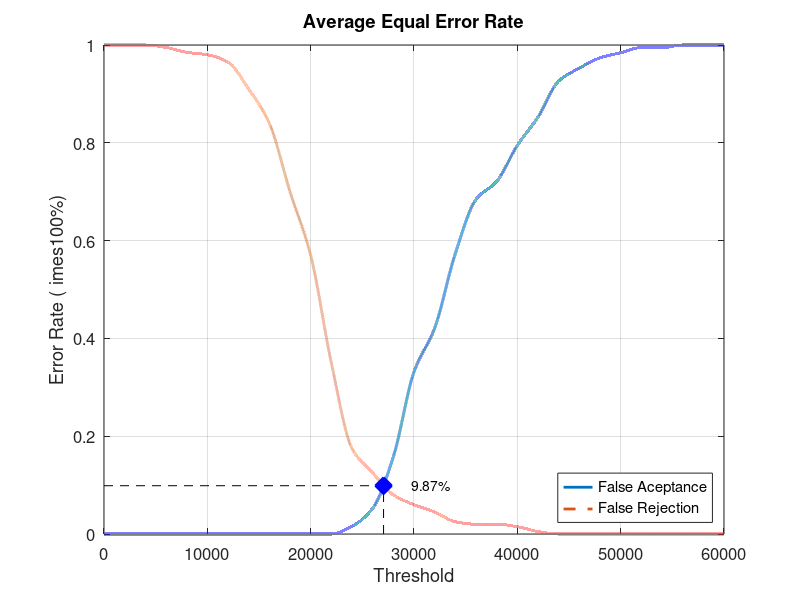
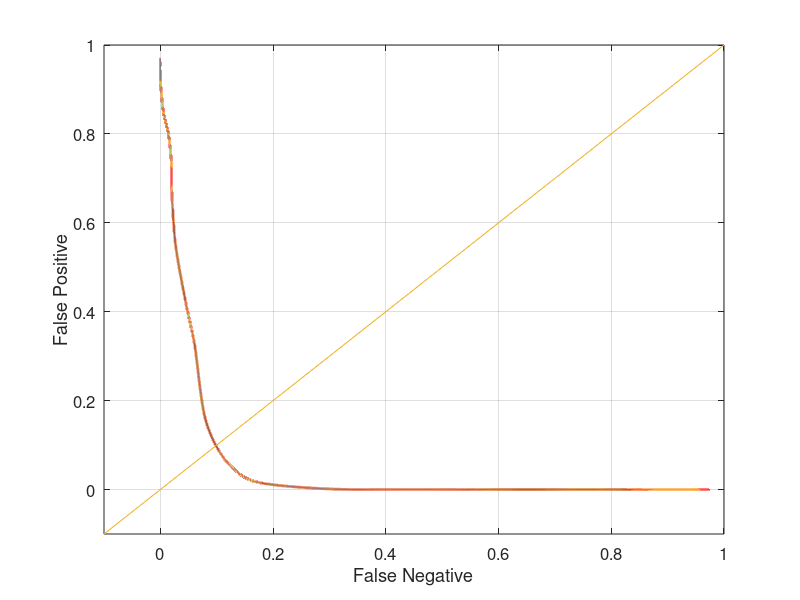

MATLAB code for these plots, in order:
close all;
clear;
clc;
x = 0:2000:60000;
xq = 0:0.5:60000;

y0 = [0 0 0 0 0 0 0 0 0 0 0 0 0.0157895 0.0526316 0.157895 0.331579 0.421053 0.573684 0.684211 0.721053 0.794737 0.852632 0.926316 0.952632 0.973684 0.984211 0.994737 0.994737 1 1 1]
yy0 = interp1(x, y0, xq, 'pchip');
y1 = [1 1 1 0.995 0.985 0.98 0.965 0.91 0.84 0.7 0.57 0.35 0.175 0.125 0.08 0.06 0.045 0.025 0.02 0.02 0.015 0.005 0 0 0 0 0 0 0 0 0]
yy1 = interp1(x, y1, xq, 'pchip');

% Calculating EER: 
y2 = abs(y0 - y1);
find(y2 == min(y2))
yy2 = abs(yy0 - yy1);
xEER = find(yy2 == min(yy2));
xEERIndex = xq(xEER) % X-axis EER
yEER = yy0(xEER) % Y-axis EER

main = figure
plot(xq, yy0,'-','LineWidth', 2);	hold on
plot(xq, yy1,'--','LineWidth', 2);	hold on
plot([xEERIndex xEERIndex], [0 yEER], 'k--');	hold on
plot([0 xEERIndex], [yEER yEER], 'k--');	hold on
plot(xEERIndex, yEER, 'bx', 'LineWidth', 10);	hold on
text(xEERIndex + 10 * xEERIndex / 100, yEER, [num2str(round((10000 * yEER)) / 100) '%'])
legend('False Aceptance', 'False Rejection', 'Location', 'SouthEast')
xlabel('Threshold')
ylabel('Error Rate (	imes100%)')
title('Average Equal Error Rate')
set(gca, 'FontSize', 12)
axis([0 60000 0 1])
grid on

print(main, 'Database2_1Main', '-dpng');
FNRxFPR = figure('Color', [1 1 1]);
plot(yy1, yy0, '-', yy1, yy0, 'LineWidth', 2);
hold on
y = -0.1:0.1:1
plot(y, y); 
set(gca, 'FontSize', 12)
xlabel('False Negative')
ylabel('False Positive')
axis([-0.1 1 -0.1 1])
set(gca, 'FontSize', 12)
grid on

print(FNRxFPR, 'Database2_1FNRxFPR','-dpng');
